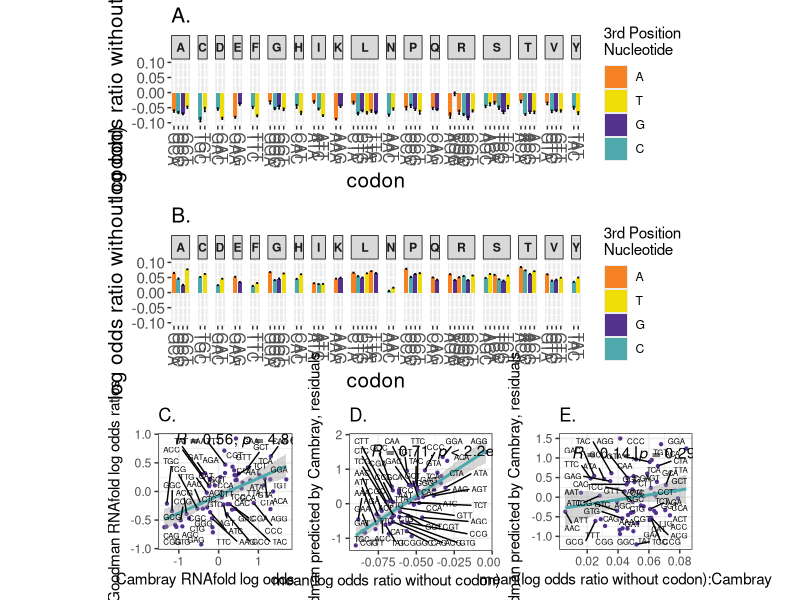

The R script that drew this image:
library(gridExtra)
library(grid)
library(ggplot2)
library(lattice)
library(ggrepel)
library(ggpubr)




data1 = read.csv("Cambray_Goodman_LOstab_drop.csv", h = TRUE)
attach(data1)

lor <- data1$mean_LOR_not
class_cdn <- data1$cdn
sem <- data1$sem
sd <- data1$sd
aa <- data1$aa

nts = c("A", "T", "G", "C")

df_dropG <- data.frame(
	amino_acid = aa,
	name = class_cdn,
	value = lor,
	sem = sem
	)
	
fig8a = ggplot(df_dropG, aes(x = name, y = value)) + ylim(-0.1, 0.1) +
	geom_col(aes(fill = factor(ends_with, level = nts))) +  ggtitle("A.") +
	#scale_fill_manual(values = c("#EFE350FF", "#593D9CFF", "#B8627DFF", "#F68F46FF")) + 
	scale_fill_manual(values = c("#F68224", "#EFDD08","#53318E", "#4DA9AB")) +   
	geom_errorbar(aes(ymin = value - sem, ymax = value + sem, width = 0.4), colour = "black") + 
	facet_grid(~amino_acid, scales = "free_x", space = "free_x") + 
	scale_x_discrete(guide = guide_axis(angle = -90)) + 
	labs(x = "codon", y = "mean(log odds ratio without codon)", fill = "3rd Position \nNucleotide") + 
	theme(strip.text.x = element_text(face = "bold"), strip.background = element_rect(color = "black"),
	axis.title.x=element_text(size=15), axis.title.y=element_text(size=15),
axis.text.x=element_text(size=11), axis.text.y=element_text(size=11),
plot.title=element_text(size=15))
	
	
	
data1 = read.csv("Cambray_LOstab_drop.csv", h = TRUE)
attach(data1)

lor <- data1$mean_LOR_not
class_cdn <- data1$cdn
sem <- data1$sem
sd <- data1$sd
aa <- data1$aa

df_dropC <- data.frame(
	amino_acid = aa,
	name = class_cdn,
	value = lor,
	sem = sem
	)
	
fig8b = ggplot(df_dropC, aes(x = name, y = value)) + ylim(-0.1, 0.1) +
	geom_col(aes(fill = factor(ends_with, level = nts))) +  ggtitle("B.") +
	#scale_fill_manual(values = c("#EFE350FF", "#593D9CFF", "#B8627DFF", "#F68F46FF")) + 
	scale_fill_manual(values = c("#F68224", "#EFDD08","#53318E", "#4DA9AB")) +   
	geom_errorbar(aes(ymin = value - sem, ymax = value + sem, width = 0.4), colour = "black") + 
	facet_grid(~amino_acid, scales = "free_x", space = "free_x") + 
	scale_x_discrete(guide = guide_axis(angle = -90)) + 
	labs(x = "codon", y = "mean(log odds ratio without codon)", fill = "3rd Position \nNucleotide") + 
	theme(strip.text.x = element_text(face = "bold"), strip.background = element_rect(color = "black"),
	axis.title.x=element_text(size=15), axis.title.y=element_text(size=15),
axis.text.x=element_text(size=11), axis.text.y=element_text(size=11),
plot.title=element_text(size=15))	
	



data2 <- read.csv("Goodman_LOstab.csv", header = T)
attach(data2)

G_lor <- data2$log_odds
codonsG <- data2$codon

data3 <- read.csv("Cambray_LOstab.csv", header = T)
attach(data3)

C_lor <- data3$log_odds
codonsC <- data3$codon

reg <- lm(G_lor~C_lor)
res <- reg$residuals


xl <- expression("Goodman predicted by Cambray, residuals")
yl <- expression("mean(log odds ratio without codon):Goodman")

df.xyres <- data.frame(y=res, x=df_dropG$value, codon = codonsC)
p.xyres <- ggplot(df.xyres, aes(x=x,y=y, label = codon)) + ggtitle("D.") +
  geom_point(size=0.8, color = "#53318E")+ 
  theme(aspect.ratio=1) + 
  theme(aspect.ratio=1)+
  geom_smooth(method='lm', formula= y~x, colour = "#4DA9AB") +
  stat_cor(label.y = 1.5, label.x=-0.08, method = "spearman") +
  theme_bw()  + 
  geom_text_repel(max.overlaps= nrow(df.xyres),size=2) +
  labs(x = yl, y=xl)

df.xy <- data.frame(y=res, x=df_dropC$value, codon = codonsC)
xl <- expression("Goodman predicted by Cambray, residuals")
yl <- expression("mean(log odds ratio without codon):Cambray")

p.xy <- ggplot(df.xy, aes(x=x,y=y, label = codon)) + ggtitle("E.") +
  geom_point(size=0.8, color = "#53318E")+ 
  theme(aspect.ratio=1) + 
  theme(aspect.ratio=1)+ geom_smooth(method='lm', formula= y~x, colour = "#4DA9AB") +
  stat_cor(label.y = 1.1, label.x=0.01, method = "spearman") +
  theme_bw()  + 
  geom_text_repel(max.overlaps= nrow(df.xy), size=2) +
  labs(x = yl, y=xl)


df.xystab <- data.frame(x=data2$log_odds, y=data3$log_odds, codon = codonsC)
xl <- expression("Goodman RNAfold log odds ratios")
yl <- expression("Cambray RNAfold log odds ratios")

p.xystab <- ggplot(df.xystab, aes(x=x,y=y, label = codon)) + ggtitle("C.") +
  geom_point(size=0.8, color = "#53318E")+ theme(aspect.ratio=1) + 
  theme(aspect.ratio=1)+ 
  geom_smooth(method='lm', formula= y~x, colour = "#4DA9AB") +
  stat_cor(label.y = 0.9, label.x=-1.1, method = "spearman") +
  theme_bw()  + 
  geom_text_repel(max.overlaps= nrow(df.xystab), size=2) +
  labs(x = yl, y=xl)


pdf("FigS8.pdf", width =15, height = 15)
grid.arrange(
	grobs = list(fig8a, fig8b, p.xystab, p.xyres, p.xy),
	widths = c(1,1,1),
	heights = c(1,1,1),
	layout_matrix = rbind(c(1,1,1), c(2,2,2), c(3,4,5)),
	respect=TRUE
	)
dev.off()





